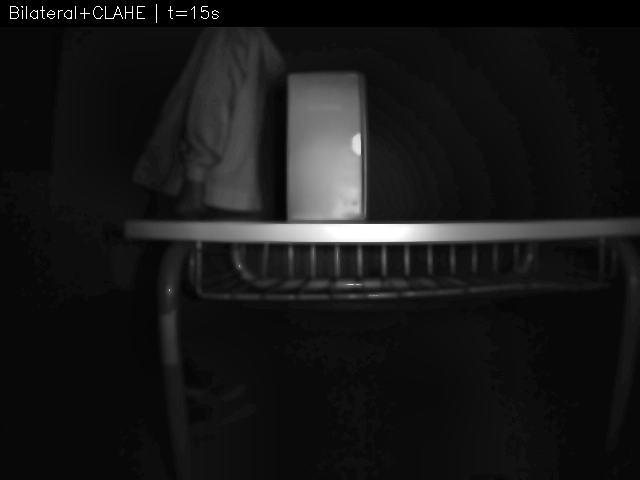
//> input picture samples/snaps_scene100/snap_Bilateral_CLAHE_t15.png, 640 x 480 px, given in place of the camera
$ ./night_vision_old   (built with g++ and OpenCV 4)
//> lines starting //> are read from the running program, lines starting //| are printed output that depends on the picture
#include <opencv2/opencv.hpp>
#include <iostream>
#include <vector>
#include <thread>
#include <mutex>
#include <atomic>
#include <sys/socket.h>
#include <netinet/in.h>
#include <unistd.h>
#include <cstring>

// --- GLOBAL SHARED RESOURCES ---
cv::Mat globalFrame;
std::mutex frameMutex;
std::atomic<bool> isRunning(true);

// ================== MJPEG CLIENT HANDLER ==================
// [65 lines left out: function handleClient, not called in this run]

// ================== MJPEG STREAMING SERVER ==================
void mjpegServer(int port) {
    int server_fd;
    struct sockaddr_in address;
    int opt = 1;
    socklen_t addrlen = sizeof(address);

    if ((server_fd = socket(AF_INET, SOCK_STREAM, 0)) < 0) {
        perror("Socket failed");
        return;
    }

    if (setsockopt(server_fd, SOL_SOCKET,
                   SO_REUSEADDR | SO_REUSEPORT,
                   &opt, sizeof(opt)) < 0) {
        perror("setsockopt");
        close(server_fd);
        return;
    }

    std::memset(&address, 0, sizeof(address));
    address.sin_family = AF_INET;
    address.sin_addr.s_addr = htonl(INADDR_ANY);  // listen on all interfaces
    address.sin_port = htons(port);

    if (bind(server_fd, (struct sockaddr *)&address, sizeof(address)) < 0) {
        perror("Bind failed");
        close(server_fd);
        return;
    }

    if (listen(server_fd, 10) < 0) {
        perror("Listen");
        close(server_fd);
        return;
    }

    std::cout << "🌐 MJPEG Server running on port " << port
              << " (http://<jetson-ip>:" << port << "/)\n";

    while (isRunning) {
        int new_socket = accept(server_fd, (struct sockaddr *)&address, &addrlen);
        if (new_socket < 0) {
            if (!isRunning) break;
            continue;
        }

        // Each client in its own thread
        std::thread t(handleClient, new_socket);
        t.detach();
    }

    close(server_fd);
    std::cout << "[MJPEG] Server stopped.\n";
}

// ================== NIGHT VISION LOGIC CLASS ==================
class NightVisionCam {
private:
    cv::VideoCapture cap;
    cv::Ptr<cv::CLAHE> clahe;
    cv::Mat sharpen_kernel;

    // CLAHE Clip Limit
    const double CLAHE_CLIP_LIMIT = 4.0;
    const cv::Size CLAHE_TILE_GRID = cv::Size(8, 8);

public:
    NightVisionCam(int src) {
        // Prefer V4L2 backend (more stable on Jetson)
        cap.open(src, cv::CAP_V4L2);

        cap.set(cv::CAP_PROP_FRAME_WIDTH, 640);
        cap.set(cv::CAP_PROP_FRAME_HEIGHT, 480);
        cap.set(cv::CAP_PROP_BUFFERSIZE, 1);

        if (!cap.isOpened()) {
            std::cerr << "Error: Could not open camera." << std::endl;
            exit(-1);
        }

        // Initialize CLAHE
        clahe = cv::createCLAHE(CLAHE_CLIP_LIMIT, CLAHE_TILE_GRID);

        // --- SHARPENING KERNEL (same as you) ---
        sharpen_kernel = (cv::Mat_<float>(3, 3) <<
                           0, -1,  0,
                          -1,  5, -1,
                           0, -1,  0);
    }

    void run() {
        cv::Mat frame, gray, equalized, denoised, sharp, boosted;

        std::cout << "SUCCESS: Night Vision (Clean Grayscale) Started!" << std::endl;

        while (isRunning) {
            cap >> frame;
//> frame is the input picture: 480 rows x 640 cols, CV_8UC3; min 0, max 255, mean 23.6
            if (frame.empty()) {
                std::cerr << "[CAM] Empty frame, retrying...\n";
                usleep(10000);
                continue;
            }

            // 1. Rotate
            cv::rotate(frame, frame, cv::ROTATE_180);
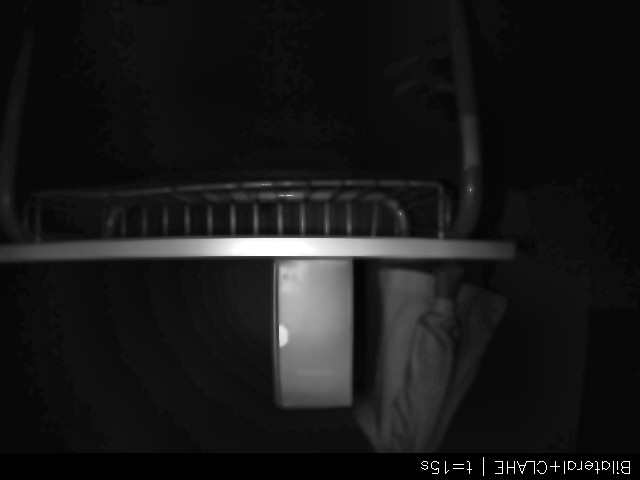
//> frame: 480 rows x 640 cols, CV_8UC3; min 0, max 255, mean 23.6

            // 2. Grayscale
            cv::cvtColor(frame, gray, cv::COLOR_BGR2GRAY);

            // 3. CLAHE (Contrast)
            clahe->apply(gray, equalized);
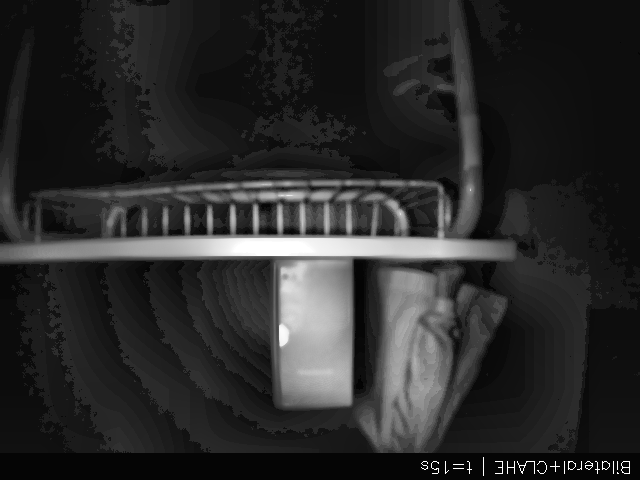
//> equalized: 480 rows x 640 cols, CV_8UC1; min 2, max 255, mean 42.3

            // 4. Denoise
            cv::GaussianBlur(equalized, denoised, cv::Size(3, 3), 0);

            // 5. Sharpen (Moderate)
            cv::filter2D(denoised, sharp, -1, sharpen_kernel);

            // 6. Brightness Boost (+25%)
            // Alpha = 1.25 (gain), Beta = 0 (offset)
            cv::convertScaleAbs(sharp, boosted, 1.25, 0);
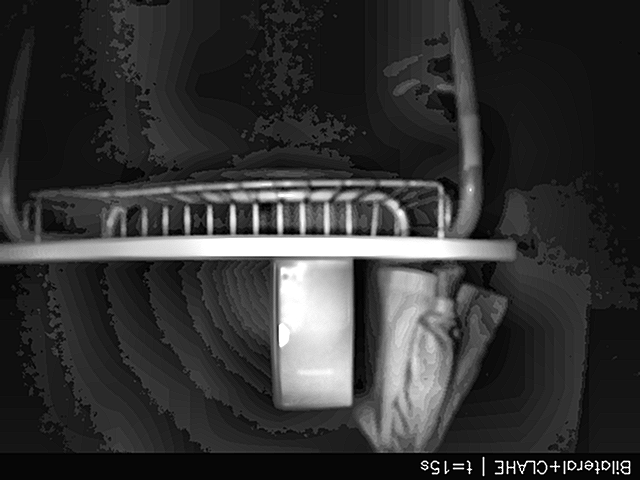
//> boosted: 480 rows x 640 cols, CV_8UC1; min 0, max 255, mean 52.5

            // 7. Update Stream (single-channel grayscale, JPEG handles it)
            {
                std::lock_guard<std::mutex> lock(frameMutex);
                boosted.copyTo(globalFrame);
            }
        }
    }
};

int main() {
    // Start MJPEG server in background
    std::thread serverThread(mjpegServer, 8080);

    // Start camera + night vision processing (blocking)
    NightVisionCam nv(0);
    nv.run();

    // If run() ever exits:
    isRunning = false;
    if (serverThread.joinable())
        serverThread.join();

    return 0;
}

$ run again, on samples/snaps_scene100/snap_CLAHE_t15.png
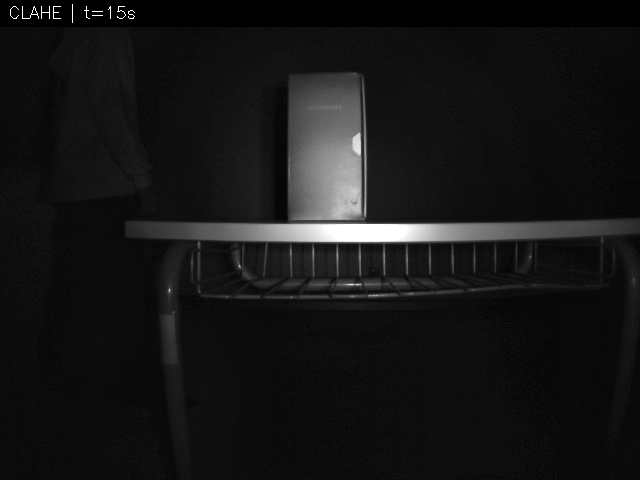
//> input picture samples/snaps_scene100/snap_CLAHE_t15.png, 640 x 480 px, given in place of the camera
//> in run, frame is the input picture: 480 rows x 640 cols, CV_8UC3; min 0, max 255, mean 21.5
//> in run, `cv::rotate(frame, frame, cv::ROTATE_180);`:
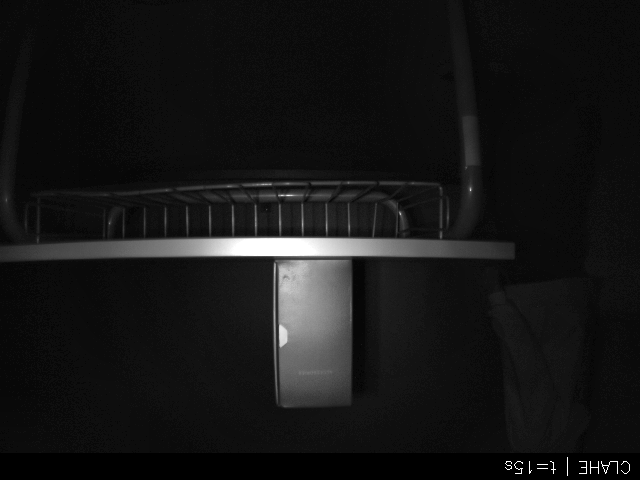
//> frame: 480 rows x 640 cols, CV_8UC3; min 0, max 255, mean 21.5
//> in run, `cv::convertScaleAbs(sharp, boosted, 1.25, 0);`:
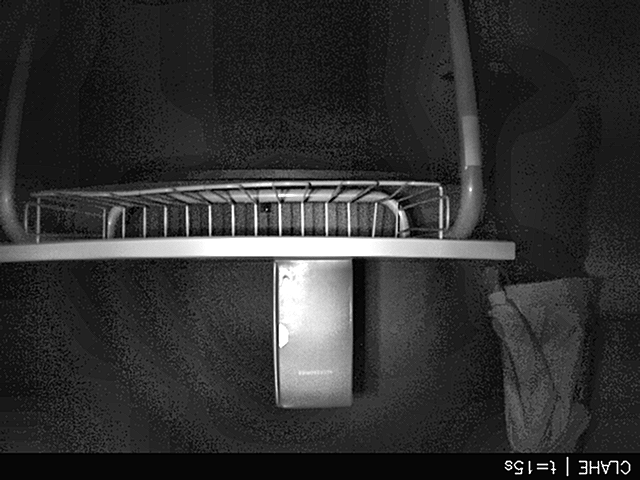
//> boosted: 480 rows x 640 cols, CV_8UC1; min 0, max 255, mean 49
